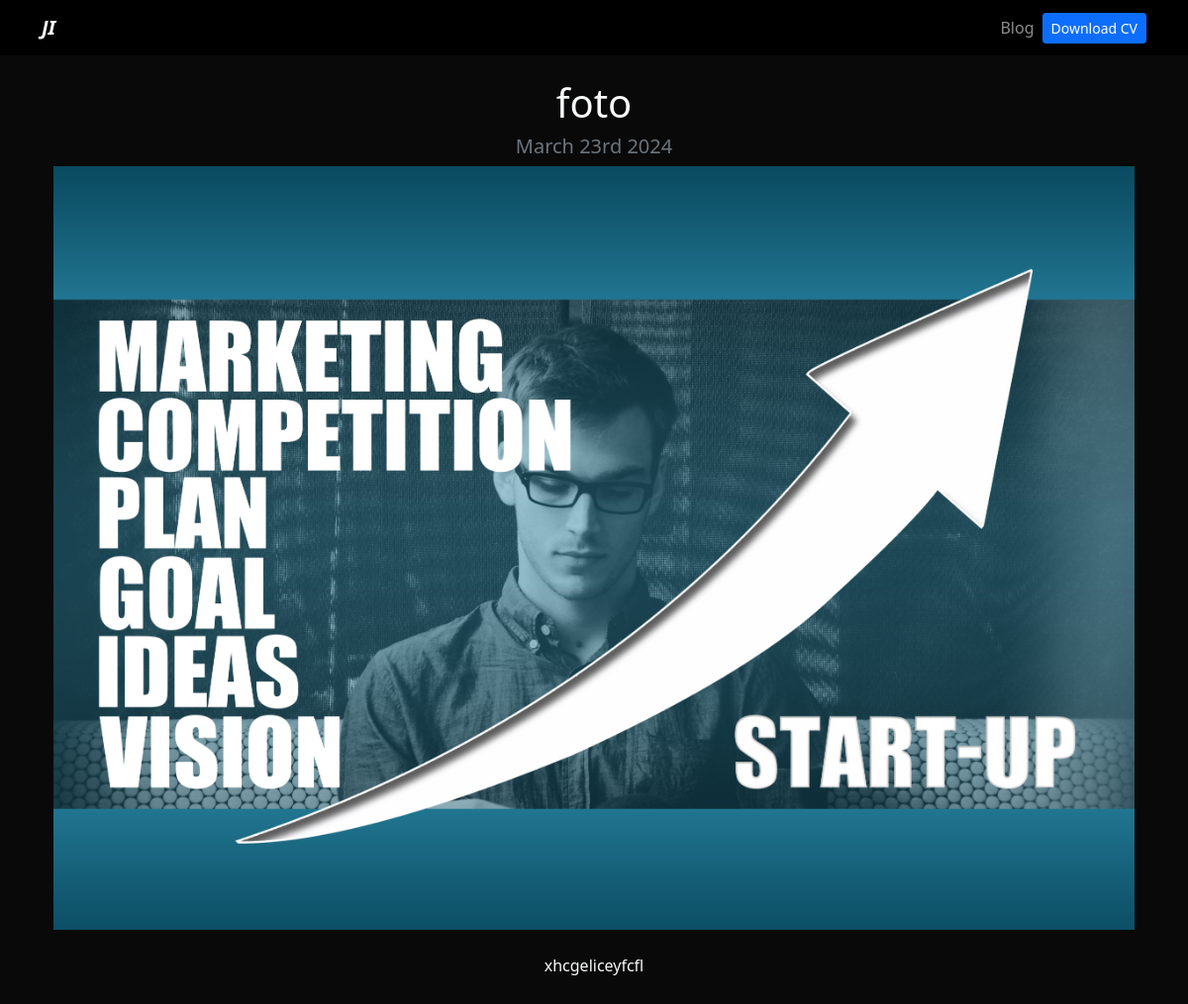
The page /blog/1 on the database its author committed.
### blog/models.py (models this page shows, shortened)
class Post(models.Model):
    title = models.CharField(max_length=100)
    description = models.TextField()
    image = models.ImageField(upload_to="blog/images")
    date = models.DateField(default=datetime.date.today)

### blog/views.py (the view)
# urls.py: path("<int:post_id>", views.post_detail, name="post_detail"),
def post_detail(request, post_id):
    post = get_object_or_404(Post, pk=post_id)
    return render(request, "blog/post_detail.html", {"post": post})

### blog/templates/blog/post_detail.html
{% extends 'layout.html' %}
{% block content %}
<div class="text-center">
  <h1>{{post.title}}</h1>
  <h2 class="my-2 h5 text-muted">{{post.date|date:'F jS Y'}}</h2>
  <img src="{{post.image.url}}" alt="{{post.title}}" class="img-fluid">
  <div class="my-4">
  {{post.description|safe}}
  </div>
</div>
{% endblock %}

### portfolio/static/main.css (style rules this page uses)
body { background: #090909; }

### rows shown on the page
Post: title "foto", date "March 23rd 2024", image (picture), description "xhcgeliceyfcfl"
